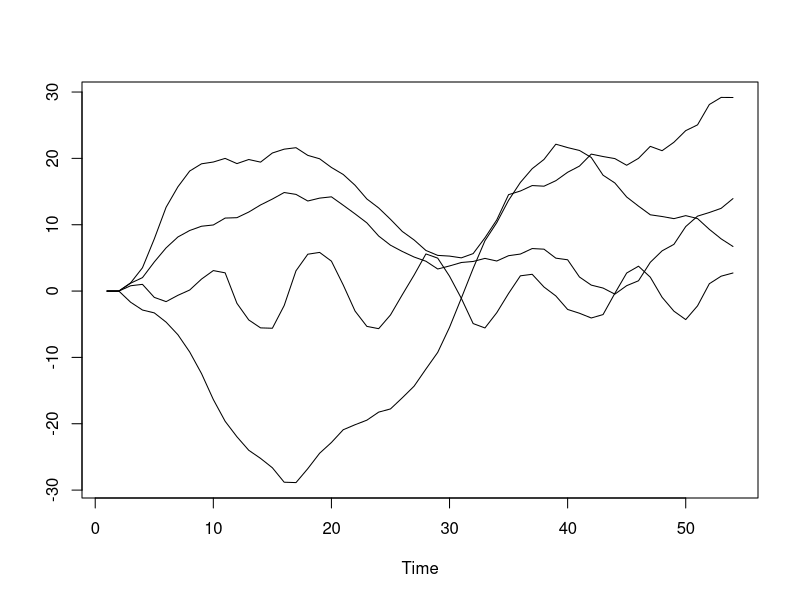

Reproduce this figure in R. (Note: this script raises an error after producing the figure.)
####### Simulating a standard VAR #######
# We look to simulate a VAR(2) with k = 4 equations
rm(list=ls())

# Pulled from r-econometrics

set.seed(123) # Reset random number generator for reasons of reproducability

# Generate sample
t <- 50 # Number of time series observations
k <- 4 # Number of endogenous variables
p <- 2 # Number of lags

# Generate coefficient matrices
a <- -0.4
gamma <- 0.8
delta <- 0
r.delta <- sample(delta, 1) # Create list with random delta's 
alpha <- t(t(c(a,0,0,0)))
beta <- t(t(c(1,0,0,0)))

A.1 <- alpha %*% t(beta) # Alpha matrix
A.2 <- diag(x = 1, k) # 4x4 identity matrix
B <- matrix(c(gamma, delta, 0, 0, delta, gamma, 0, 0, 0, 0, gamma, 0, 0, 0, 0, gamma), k) # Gamma matrix
A <- A.1 + A.2 + B

# Check eigenvalues
#eigen(A.1)
#eigen(A.2)
#eigen(A) # Unstable eigenvalues
#eigen(B) # 1 eigenvalue is equal to 1


# Generate series
series <- matrix(0, k, t + 2*p) # Raw series with zeros
for (i in (p + 1):(t + 2*p)){ # Generate series with e ~ N(0,1)
  series[, i] <- A%*%series[, i-1] - B%*%series[, i-2] + rnorm(k, 0, 1)
}

seriests <- ts(t(series[, -(1:p)])) # Convert to time series format
names <- c("V1", "V2", "V3", "V4") # Rename variables
transseries <- t(series)
ts.plot(transseries)


## Cointegration test ##
#logseries <- (series
colnames(transseries) <- names

ca <- ca.jo(transseries, type = "trace", K = 2, ecdet = "none")
S <- summary(ca)
str(S)
cv <- c(48.28, 31.52, 17.95, 8.18)
teststats <- rev(S@teststat)
c.rank <-0
for(i in 1:4){
  if(teststats[i]< cv[i]){
    return(c.rank <- i-1) 
  }
}

# Number of simulations
nr.sim <- 10
# Initialize a vector of 0s to store rejections
reject.n <- rep(0, times = nr.sim)
# Initialize a vector of 0s to store rejections
reject.t <- rep(0, times = nr.sim)

###### Start the Simulation ######

for (j in 1:nr.sim){
  ## Step 1: Simulate ##
  # Generate sample from VAR
  series <- matrix(0, k, t + 2*p) # Raw series with zeros
  for (i in (p + 1):(t + 2*p)){ # Generate series with e ~ N(0,1)
    series[, i] <- A%*%series[, i-1] - B%*%series[, i-2] + rnorm(k, 0, 1)
  }
  
  seriests <- ts(t(series[, -(1:p)])) # Convert to time series format
  names <- c("V1", "V2", "V3", "V4") # Rename variables
  transseries <- t(series)
  colnames(transseries) <- names
  
  ##Step 2: Apply Trace test ##
  ca <- ca.jo(transseries, type = "trace", K = 2, ecdet = "none")
  S <- summary(ca)
  #str(S)
  cv <- c(48.28, 31.52, 17.95, 8.18)
  teststats <- rev(S@teststat)
  c.rank <-0
  for(i in 1:4){
    if(teststats[i]< cv[i]){
      return(c.rank[j] <- i-1) 
    }
  }
  ## Step 3: Evaluate ##
  # Check if null hypothesis is rejected
  #if (Q.n > cv.n) {reject.n[j] <- 1}
  #if (Q.n > cv.t) {reject.t[j] <- 1}
}


########## Trace Test Function ########## 

tracetest <- function(Y,X){
  abs(solve())
  z <- max(eigen(Y)$values,eigen(X)$values)
  Q <- -t*sum(log(1-z),)
}


